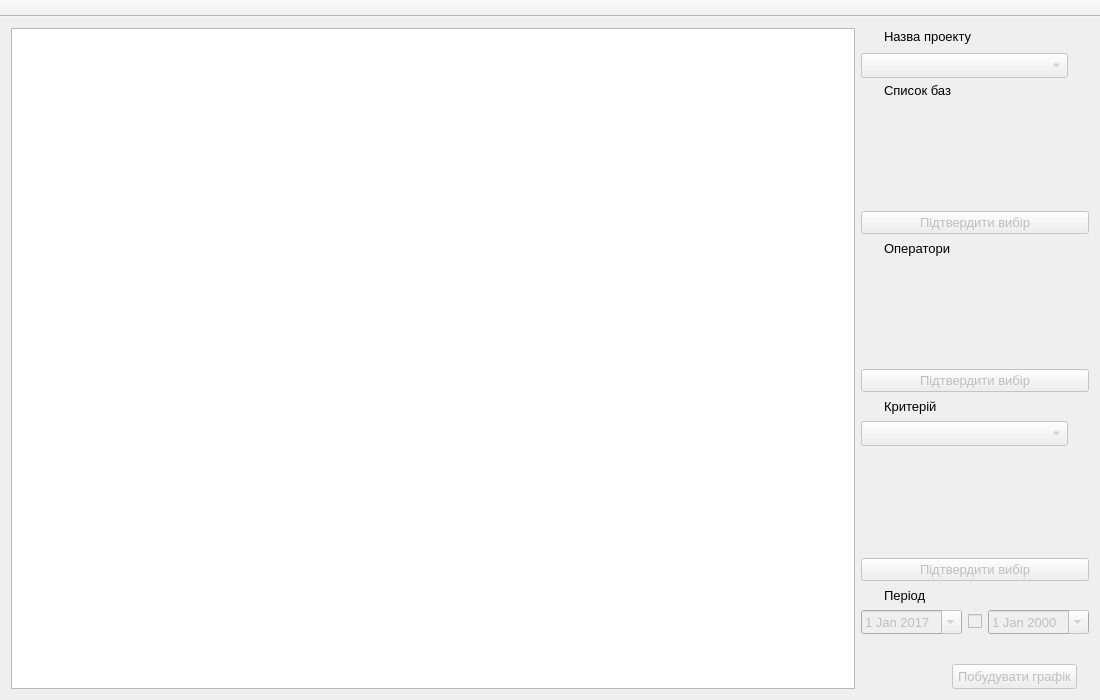
<?xml version="1.0" encoding="UTF-8"?>
<ui version="4.0">
 <class>MainWnd</class>
 <widget class="QMainWindow" name="MainWnd">
  <property name="geometry">
   <rect>
    <x>0</x>
    <y>0</y>
    <width>1100</width>
    <height>700</height>
   </rect>
  </property>
  <property name="sizePolicy">
   <sizepolicy hsizetype="Minimum" vsizetype="Minimum">
    <horstretch>0</horstretch>
    <verstretch>0</verstretch>
   </sizepolicy>
  </property>
  <property name="minimumSize">
   <size>
    <width>1100</width>
    <height>700</height>
   </size>
  </property>
  <property name="windowTitle">
   <string>eGraphics</string>
  </property>
  <widget class="QWidget" name="centralWidget">
   <property name="sizePolicy">
    <sizepolicy hsizetype="Expanding" vsizetype="Expanding">
     <horstretch>0</horstretch>
     <verstretch>0</verstretch>
    </sizepolicy>
   </property>
   <property name="minimumSize">
    <size>
     <width>900</width>
     <height>600</height>
    </size>
   </property>
   <property name="font">
    <font>
     <family>Segoe UI</family>
     <pointsize>10</pointsize>
    </font>
   </property>
   <layout class="QHBoxLayout" name="horizontalLayout_5">
    <item>
     <layout class="QHBoxLayout" name="horizontalLayout_3">
      <property name="spacing">
       <number>6</number>
      </property>
      <item>
       <widget class="QGraphicsView" name="graphicsView">
        <property name="verticalScrollBarPolicy">
         <enum>Qt::ScrollBarAsNeeded</enum>
        </property>
       </widget>
      </item>
      <item>
       <layout class="QVBoxLayout" name="verticalLayout">
        <property name="spacing">
         <number>6</number>
        </property>
        <item>
         <layout class="QHBoxLayout" name="horizontalLayout_11">
          <item>
           <widget class="QLabel" name="ProjectIcon">
            <property name="minimumSize">
             <size>
              <width>17</width>
              <height>17</height>
             </size>
            </property>
            <property name="maximumSize">
             <size>
              <width>17</width>
              <height>17</height>
             </size>
            </property>
            <property name="text">
             <string/>
            </property>
            <property name="pixmap">
             <pixmap resource="res.qrc">:/PROJECT_ICO</pixmap>
            </property>
            <property name="scaledContents">
             <bool>true</bool>
            </property>
           </widget>
          </item>
          <item>
           <widget class="QLabel" name="ProjectTitle">
            <property name="text">
             <string>Назва проекту</string>
            </property>
           </widget>
          </item>
         </layout>
        </item>
        <item>
         <widget class="QComboBox" name="ProjectNameCombo">
          <property name="enabled">
           <bool>false</bool>
          </property>
          <property name="sizePolicy">
           <sizepolicy hsizetype="Preferred" vsizetype="Fixed">
            <horstretch>0</horstretch>
            <verstretch>0</verstretch>
           </sizepolicy>
          </property>
          <property name="minimumSize">
           <size>
            <width>207</width>
            <height>25</height>
           </size>
          </property>
          <property name="maximumSize">
           <size>
            <width>203</width>
            <height>20</height>
           </size>
          </property>
          <property name="accessibleName">
           <string>ProjectNameCombo</string>
          </property>
          <property name="editable">
           <bool>false</bool>
          </property>
          <property name="maxVisibleItems">
           <number>15</number>
          </property>
          <property name="sizeAdjustPolicy">
           <enum>QComboBox::AdjustToContentsOnFirstShow</enum>
          </property>
          <property name="modelColumn">
           <number>0</number>
          </property>
         </widget>
        </item>
        <item>
         <layout class="QHBoxLayout" name="horizontalLayout_6">
          <item>
           <widget class="QLabel" name="BaseIcon">
            <property name="minimumSize">
             <size>
              <width>17</width>
              <height>17</height>
             </size>
            </property>
            <property name="maximumSize">
             <size>
              <width>17</width>
              <height>17</height>
             </size>
            </property>
            <property name="text">
             <string/>
            </property>
            <property name="pixmap">
             <pixmap resource="res.qrc">:/BASES_ICO</pixmap>
            </property>
            <property name="scaledContents">
             <bool>true</bool>
            </property>
           </widget>
          </item>
          <item>
           <widget class="QLabel" name="BaseTitle">
            <property name="text">
             <string>Список баз</string>
            </property>
           </widget>
          </item>
         </layout>
        </item>
        <item>
         <widget class="MyListWidget" name="BaseList" native="true">
          <property name="enabled">
           <bool>false</bool>
          </property>
          <property name="sizePolicy">
           <sizepolicy hsizetype="Fixed" vsizetype="Preferred">
            <horstretch>0</horstretch>
            <verstretch>0</verstretch>
           </sizepolicy>
          </property>
          <property name="minimumSize">
           <size>
            <width>207</width>
            <height>100</height>
           </size>
          </property>
          <property name="maximumSize">
           <size>
            <width>207</width>
            <height>250</height>
           </size>
          </property>
          <property name="accessibleName">
           <string>BaseList</string>
          </property>
         </widget>
        </item>
        <item>
         <widget class="QPushButton" name="SetBaseButton">
          <property name="enabled">
           <bool>false</bool>
          </property>
          <property name="accessibleName">
           <string>SetBaseButton</string>
          </property>
          <property name="text">
           <string>Підтвердити вибір</string>
          </property>
         </widget>
        </item>
        <item>
         <layout class="QHBoxLayout" name="horizontalLayout_9">
          <item>
           <widget class="QLabel" name="OperatorsIcon">
            <property name="minimumSize">
             <size>
              <width>17</width>
              <height>17</height>
             </size>
            </property>
            <property name="maximumSize">
             <size>
              <width>17</width>
              <height>17</height>
             </size>
            </property>
            <property name="text">
             <string/>
            </property>
            <property name="pixmap">
             <pixmap resource="res.qrc">:/OPERATORS_ICO</pixmap>
            </property>
            <property name="scaledContents">
             <bool>true</bool>
            </property>
           </widget>
          </item>
          <item>
           <widget class="QLabel" name="OperatorsTitle">
            <property name="text">
             <string>Оператори</string>
            </property>
           </widget>
          </item>
         </layout>
        </item>
        <item>
         <widget class="MyListWidget" name="OperatorList" native="true">
          <property name="enabled">
           <bool>false</bool>
          </property>
          <property name="sizePolicy">
           <sizepolicy hsizetype="Fixed" vsizetype="Preferred">
            <horstretch>0</horstretch>
            <verstretch>0</verstretch>
           </sizepolicy>
          </property>
          <property name="minimumSize">
           <size>
            <width>207</width>
            <height>100</height>
           </size>
          </property>
          <property name="maximumSize">
           <size>
            <width>207</width>
            <height>250</height>
           </size>
          </property>
          <property name="accessibleName">
           <string>OperatorList</string>
          </property>
         </widget>
        </item>
        <item>
         <widget class="QPushButton" name="SetOperatorButton">
          <property name="enabled">
           <bool>false</bool>
          </property>
          <property name="accessibleName">
           <string>SetOperatorButton</string>
          </property>
          <property name="text">
           <string>Підтвердити вибір</string>
          </property>
         </widget>
        </item>
        <item>
         <layout class="QHBoxLayout" name="horizontalLayout_8">
          <item>
           <widget class="QLabel" name="CryteriaIcon">
            <property name="minimumSize">
             <size>
              <width>17</width>
              <height>17</height>
             </size>
            </property>
            <property name="maximumSize">
             <size>
              <width>17</width>
              <height>17</height>
             </size>
            </property>
            <property name="text">
             <string/>
            </property>
            <property name="pixmap">
             <pixmap resource="res.qrc">:/CRYTERIA_ICO</pixmap>
            </property>
            <property name="scaledContents">
             <bool>true</bool>
            </property>
           </widget>
          </item>
          <item>
           <widget class="QLabel" name="CryteriaTitle">
            <property name="text">
             <string>Критерій</string>
            </property>
           </widget>
          </item>
         </layout>
        </item>
        <item>
         <widget class="QComboBox" name="ParamCombo">
          <property name="enabled">
           <bool>false</bool>
          </property>
          <property name="sizePolicy">
           <sizepolicy hsizetype="Preferred" vsizetype="Fixed">
            <horstretch>0</horstretch>
            <verstretch>0</verstretch>
           </sizepolicy>
          </property>
          <property name="minimumSize">
           <size>
            <width>207</width>
            <height>25</height>
           </size>
          </property>
          <property name="maximumSize">
           <size>
            <width>207</width>
            <height>120</height>
           </size>
          </property>
          <property name="accessibleName">
           <string>ParamCombo</string>
          </property>
          <property name="maxVisibleItems">
           <number>15</number>
          </property>
          <property name="frame">
           <bool>true</bool>
          </property>
          <property name="modelColumn">
           <number>0</number>
          </property>
         </widget>
        </item>
        <item>
         <widget class="MyListWidget" name="ParamList" native="true">
          <property name="enabled">
           <bool>false</bool>
          </property>
          <property name="sizePolicy">
           <sizepolicy hsizetype="Fixed" vsizetype="Preferred">
            <horstretch>0</horstretch>
            <verstretch>0</verstretch>
           </sizepolicy>
          </property>
          <property name="minimumSize">
           <size>
            <width>207</width>
            <height>100</height>
           </size>
          </property>
          <property name="maximumSize">
           <size>
            <width>207</width>
            <height>250</height>
           </size>
          </property>
          <property name="accessibleName">
           <string>ParamList</string>
          </property>
         </widget>
        </item>
        <item>
         <widget class="QPushButton" name="SetParamButton">
          <property name="enabled">
           <bool>false</bool>
          </property>
          <property name="accessibleName">
           <string>SetParamButton</string>
          </property>
          <property name="text">
           <string>Підтвердити вибір</string>
          </property>
         </widget>
        </item>
        <item>
         <layout class="QHBoxLayout" name="horizontalLayout_7">
          <item>
           <widget class="QLabel" name="PeriodIcon">
            <property name="minimumSize">
             <size>
              <width>17</width>
              <height>17</height>
             </size>
            </property>
            <property name="maximumSize">
             <size>
              <width>17</width>
              <height>17</height>
             </size>
            </property>
            <property name="text">
             <string/>
            </property>
            <property name="pixmap">
             <pixmap resource="res.qrc">:/PERIOD_ICO</pixmap>
            </property>
            <property name="scaledContents">
             <bool>true</bool>
            </property>
           </widget>
          </item>
          <item>
           <widget class="QLabel" name="PeriodTitle">
            <property name="text">
             <string>Період</string>
            </property>
           </widget>
          </item>
         </layout>
        </item>
        <item>
         <layout class="QHBoxLayout" name="horizontalLayout">
          <item>
           <widget class="QDateEdit" name="PeriodCalendarStart">
            <property name="enabled">
             <bool>false</bool>
            </property>
            <property name="wrapping">
             <bool>false</bool>
            </property>
            <property name="buttonSymbols">
             <enum>QAbstractSpinBox::UpDownArrows</enum>
            </property>
            <property name="accelerated">
             <bool>false</bool>
            </property>
            <property name="showGroupSeparator" stdset="0">
             <bool>false</bool>
            </property>
            <property name="dateTime">
             <datetime>
              <hour>0</hour>
              <minute>0</minute>
              <second>0</second>
              <year>2017</year>
              <month>1</month>
              <day>1</day>
             </datetime>
            </property>
            <property name="minimumDateTime">
             <datetime>
              <hour>0</hour>
              <minute>0</minute>
              <second>0</second>
              <year>2005</year>
              <month>1</month>
              <day>1</day>
             </datetime>
            </property>
            <property name="maximumDate">
             <date>
              <year>2050</year>
              <month>12</month>
              <day>31</day>
             </date>
            </property>
            <property name="calendarPopup">
             <bool>true</bool>
            </property>
           </widget>
          </item>
          <item>
           <widget class="QCheckBox" name="DatePeriodEnable">
            <property name="enabled">
             <bool>false</bool>
            </property>
            <property name="text">
             <string/>
            </property>
           </widget>
          </item>
          <item>
           <widget class="QDateEdit" name="PeriodCalendarEnd">
            <property name="enabled">
             <bool>false</bool>
            </property>
            <property name="sizePolicy">
             <sizepolicy hsizetype="Minimum" vsizetype="Minimum">
              <horstretch>0</horstretch>
              <verstretch>0</verstretch>
             </sizepolicy>
            </property>
            <property name="calendarPopup">
             <bool>true</bool>
            </property>
           </widget>
          </item>
         </layout>
        </item>
        <item>
         <spacer name="verticalSpacer_2">
          <property name="orientation">
           <enum>Qt::Vertical</enum>
          </property>
          <property name="sizeType">
           <enum>QSizePolicy::Expanding</enum>
          </property>
          <property name="sizeHint" stdset="0">
           <size>
            <width>20</width>
            <height>40</height>
           </size>
          </property>
         </spacer>
        </item>
        <item>
         <layout class="QHBoxLayout" name="horizontalLayout_2">
          <property name="spacing">
           <number>0</number>
          </property>
          <property name="leftMargin">
           <number>0</number>
          </property>
          <item>
           <spacer name="horizontalSpacer">
            <property name="orientation">
             <enum>Qt::Horizontal</enum>
            </property>
            <property name="sizeType">
             <enum>QSizePolicy::Maximum</enum>
            </property>
            <property name="sizeHint" stdset="0">
             <size>
              <width>80</width>
              <height>20</height>
             </size>
            </property>
           </spacer>
          </item>
          <item>
           <widget class="QPushButton" name="DrawGraphic">
            <property name="enabled">
             <bool>false</bool>
            </property>
            <property name="sizePolicy">
             <sizepolicy hsizetype="Fixed" vsizetype="Fixed">
              <horstretch>0</horstretch>
              <verstretch>0</verstretch>
             </sizepolicy>
            </property>
            <property name="minimumSize">
             <size>
              <width>125</width>
              <height>25</height>
             </size>
            </property>
            <property name="maximumSize">
             <size>
              <width>125</width>
              <height>25</height>
             </size>
            </property>
            <property name="accessibleName">
             <string>DrawGraphic</string>
            </property>
            <property name="layoutDirection">
             <enum>Qt::LeftToRight</enum>
            </property>
            <property name="text">
             <string>Побудувати графік</string>
            </property>
            <property name="default">
             <bool>false</bool>
            </property>
            <property name="flat">
             <bool>false</bool>
            </property>
           </widget>
          </item>
         </layout>
        </item>
       </layout>
      </item>
     </layout>
    </item>
   </layout>
  </widget>
  <widget class="QToolBar" name="MainToolBar">
   <property name="font">
    <font>
     <family>Segoe UI</family>
     <pointsize>10</pointsize>
    </font>
   </property>
   <property name="windowTitle">
    <string>toolBar</string>
   </property>
   <property name="movable">
    <bool>false</bool>
   </property>
   <property name="iconSize">
    <size>
     <width>32</width>
     <height>32</height>
    </size>
   </property>
   <property name="toolButtonStyle">
    <enum>Qt::ToolButtonTextBesideIcon</enum>
   </property>
   <attribute name="toolBarArea">
    <enum>TopToolBarArea</enum>
   </attribute>
   <attribute name="toolBarBreak">
    <bool>false</bool>
   </attribute>
  </widget>
 </widget>
 <layoutdefault spacing="6" margin="11"/>
 <customwidgets>
  <customwidget>
   <class>MyListWidget</class>
   <extends>QWidget</extends>
   <header>mylistwidget.h</header>
  </customwidget>
 </customwidgets>
 <resources>
  <include location="res.qrc"/>
 </resources>
 <connections/>
</ui>
